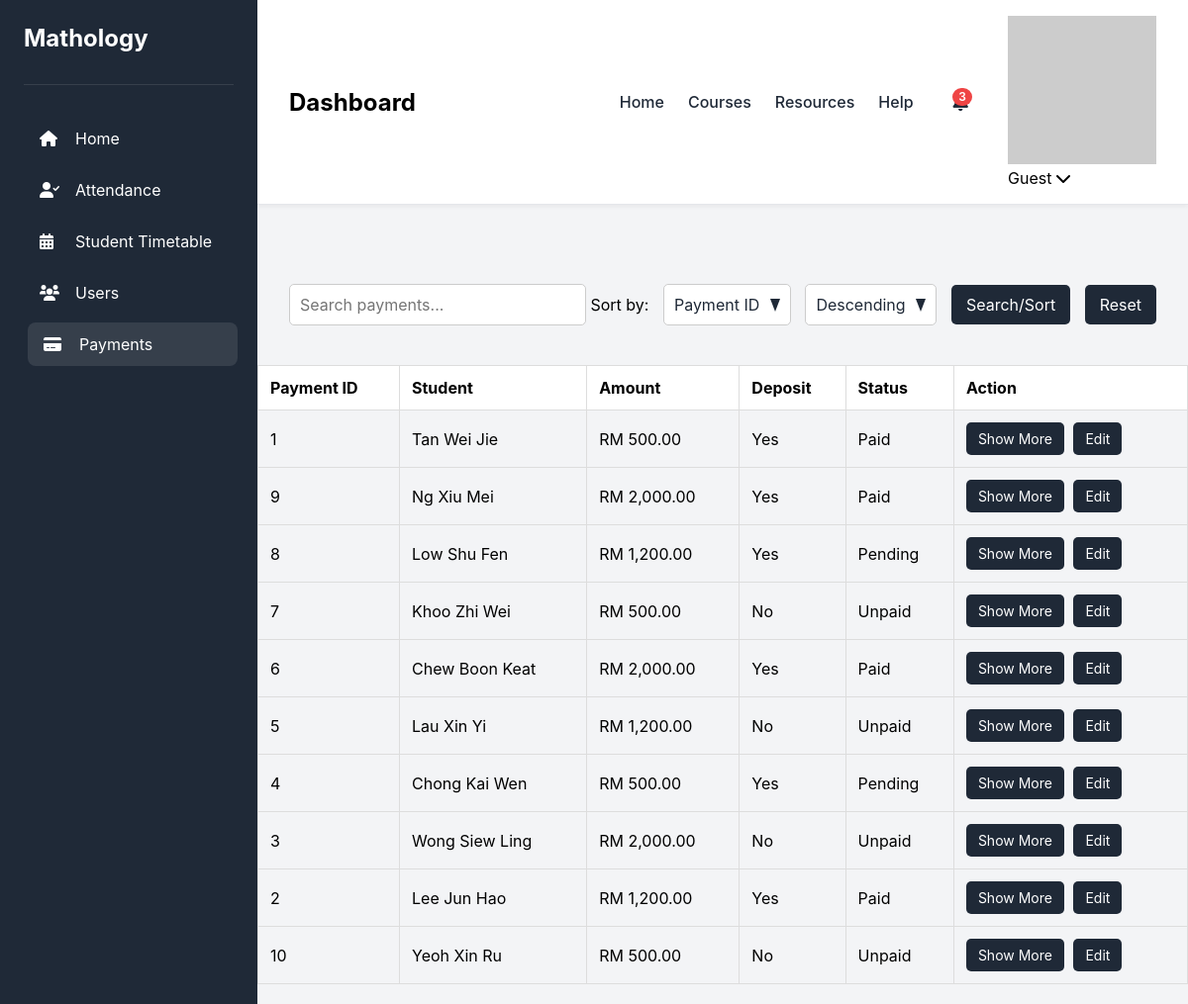
The page /Pages/admin/payment.php on the database its author committed.
### tables this page shows
CREATE TABLE `payment` (
  `payment_id` int(11) NOT NULL,
  `student_id` int(11) NOT NULL COMMENT 'Links to students table',
  `payment_method` enum('credit_card','cash','bank_transfer') NOT NULL,
  `payment_mode` enum('monthly','quarterly','semi_annually') NOT NULL,
  `payment_amount` decimal(10,2) NOT NULL COMMENT 'E.g., 1500.00',
  `deposit_status` enum('yes','no') DEFAULT 'no',
  `payment_status` enum('paid','unpaid','pending') DEFAULT 'pending',
  `payment_date` timestamp NOT NULL DEFAULT current_timestamp()
);

### sql/payment_data.php (the view, shortened to what this page needs)
<?php
$sort_column = isset($_GET['sort']) ? $_GET['sort'] : 'payment_date';
$sort_direction = isset($_GET['direction']) ? $_GET['direction'] : 'DESC';
$sort_sql = match ($sort_column) {
    'student_name' => "s.Last_Name",
    default => "p.$sort_column"
};
$sql = "
    SELECT
        p.payment_id,
        CONCAT(s.Last_Name, ' ', s.First_Name) AS student_name,
        p.payment_method,
        p.payment_mode,
        p.payment_amount,
        p.deposit_status,
        p.payment_status,
        p.payment_date
    FROM payment p
    LEFT JOIN students s ON p.student_id = s.student_id
";
$sql .= " ORDER BY $sort_sql $sort_direction";
$result = $conn->query($sql);
echo "<table class='payment-table'>
        <thead>
            <tr>
                <th>Payment ID</th>
                <th>Student</th>
                <th>Amount</th>
                <th>Deposit</th>
                <th>Status</th>
                <th>Action</th>
            </tr>
        </thead>
        <tbody>";
if ($result && $result->num_rows > 0) {
    while ($row = $result->fetch_assoc()) {
        $id = htmlspecialchars($row['payment_id']);
        $student = htmlspecialchars($row['student_name']);
        $amount = number_format($row['payment_amount'], 2);
        $deposit = ucfirst($row['deposit_status']);
        $status = ucfirst($row['payment_status']);
        echo "<tr>";
        echo "<td>$id</td>";
        echo "<td>$student</td>";
        echo "<td>RM $amount</td>";
        echo "<td>$deposit</td>";
        echo "<td>$status</td>";
        echo "<td><button onclick=\"toggleDetails('details-$id')\">Show More</button>
        <a href='../../sql/edit_payment.php?id=$id'>Edit</a></td>";
        echo "</tr>";
    }
} else {
    echo "<tr><td colspan='6'>No payment records found.</td></tr>";
}
echo "</tbody></table>";

### Styles/common.css (style rules this page uses)
:root { --primary-color: #4f46e5; --secondary-color: #818cf8; --background-color: #f3f4f6; --sidebar-color: #1f2937; --text-color: #1f2937; --text-light: #6b7280; --border-color: #e5e7eb; --white: #ffffff; --event-color-1: #fef3c7; --event-color-2: #dcfce7; --event-color-3: #dbeafe; --transition-speed: 0.3s; }
* { margin: 0; padding: 0; box-sizing: border-box; font-family: 'Inter', sans-serif; }

### Styles/payment.css (style rules this page uses)
* { margin: 0; padding: 0; box-sizing: border-box; font-family: 'Inter', sans-serif; }
.payment-table { width: 100%; border-collapse: collapse; margin: 20px 0; }
.payment-table th, .payment-table td { padding: 12px; border: 1px solid #ddd; text-align: left; }
.payment-table th { background-color: white; cursor: pointer; position: relative; }
table.payment-table a, table.payment-table button { padding: 8px 12px; margin-right: 5px; border: none; background-color: #1f2937; color: white; font-size: 14px; border-radius: 5px; cursor: pointer; text-decoration: none; transition: background-color 0.3s ease-in-out; }

### rows shown on the page
payment: payment_id "1", student "Tan Wei Jie", payment_amount "500.00", deposit_status "Yes", payment_status "Paid"
payment: payment_id "9", student "Ng Xiu Mei", payment_amount "2,000.00", deposit_status "Yes", payment_status "Paid"
payment: payment_id "8", student "Low Shu Fen", payment_amount "1,200.00", deposit_status "Yes", payment_status "Pending"
payment: payment_id "7", student "Khoo Zhi Wei", payment_amount "500.00", deposit_status "No", payment_status "Unpaid"
payment: payment_id "6", student "Chew Boon Keat", payment_amount "2,000.00", deposit_status "Yes", payment_status "Paid"
payment: payment_id "5", student "Lau Xin Yi", payment_amount "1,200.00", deposit_status "No", payment_status "Unpaid"
payment: payment_id "4", student "Chong Kai Wen", payment_amount "500.00", deposit_status "Yes", payment_status "Pending"
payment: payment_id "3", student "Wong Siew Ling", payment_amount "2,000.00", deposit_status "No", payment_status "Unpaid"
payment: payment_id "2", student "Lee Jun Hao", payment_amount "1,200.00", deposit_status "Yes", payment_status "Paid"
payment: payment_id "10", student "Yeoh Xin Ru", payment_amount "500.00", deposit_status "No", payment_status "Unpaid"

### other values the page prints
$userName "Guest"
